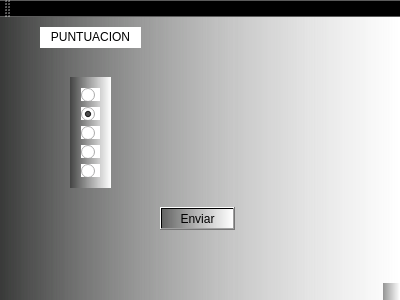
<?xml version="1.0" encoding="UTF-8"?>
<ui version="4.0">
 <class>MainWindow</class>
 <widget class="QMainWindow" name="MainWindow">
  <property name="geometry">
   <rect>
    <x>0</x>
    <y>0</y>
    <width>400</width>
    <height>300</height>
   </rect>
  </property>
  <property name="windowTitle">
   <string>MainWindow</string>
  </property>
  <property name="styleSheet">
   <string notr="true">background-color: qlineargradient(spread:pad, x1:0, y1:0, x2:1, y2:0, stop:0 rgba(11, 12, 11, 109), stop:1 rgba(255, 255, 255, 255));</string>
  </property>
  <widget class="QWidget" name="centralWidget">
   <widget class="QWidget" name="layoutWidget">
    <property name="geometry">
     <rect>
      <x>70</x>
      <y>60</y>
      <width>41</width>
      <height>111</height>
     </rect>
    </property>
    <layout class="QVBoxLayout" name="verticalLayout">
     <item>
      <widget class="QRadioButton" name="rb1">
       <property name="styleSheet">
        <string notr="true">background-color: rgb(170, 255, 255);
background-color: rgb(255, 255, 255);</string>
       </property>
       <property name="text">
        <string>0</string>
       </property>
      </widget>
     </item>
     <item>
      <widget class="QRadioButton" name="rb2">
       <property name="styleSheet">
        <string notr="true">background-color: rgb(255, 255, 255);</string>
       </property>
       <property name="text">
        <string>1</string>
       </property>
       <property name="checked">
        <bool>true</bool>
       </property>
      </widget>
     </item>
     <item>
      <widget class="QRadioButton" name="rb3">
       <property name="styleSheet">
        <string notr="true">background-color: rgb(255, 255, 255);</string>
       </property>
       <property name="text">
        <string>2</string>
       </property>
      </widget>
     </item>
     <item>
      <widget class="QRadioButton" name="rb4">
       <property name="styleSheet">
        <string notr="true">background-color: rgb(255, 255, 255);</string>
       </property>
       <property name="text">
        <string>3</string>
       </property>
      </widget>
     </item>
     <item>
      <widget class="QRadioButton" name="rb5">
       <property name="styleSheet">
        <string notr="true">background-color: rgb(255, 255, 255);</string>
       </property>
       <property name="text">
        <string>4</string>
       </property>
      </widget>
     </item>
    </layout>
   </widget>
   <widget class="QLabel" name="label_2">
    <property name="geometry">
     <rect>
      <x>40</x>
      <y>10</y>
      <width>101</width>
      <height>21</height>
     </rect>
    </property>
    <property name="styleSheet">
     <string notr="true">background-color: rgb(255, 255, 255);
font: 10pt &quot;Rockwell&quot;;</string>
    </property>
    <property name="text">
     <string>&lt;html&gt;&lt;head/&gt;&lt;body&gt;&lt;p align=&quot;center&quot;&gt;PUNTUACION&lt;/p&gt;&lt;/body&gt;&lt;/html&gt;</string>
    </property>
   </widget>
   <widget class="QPushButton" name="pushButton_2">
    <property name="geometry">
     <rect>
      <x>160</x>
      <y>190</y>
      <width>75</width>
      <height>23</height>
     </rect>
    </property>
    <property name="text">
     <string>Enviar</string>
    </property>
   </widget>
  </widget>
  <widget class="QMenuBar" name="menuBar">
   <property name="geometry">
    <rect>
     <x>0</x>
     <y>0</y>
     <width>400</width>
     <height>21</height>
    </rect>
   </property>
  </widget>
  <widget class="QToolBar" name="mainToolBar">
   <attribute name="toolBarArea">
    <enum>TopToolBarArea</enum>
   </attribute>
   <attribute name="toolBarBreak">
    <bool>false</bool>
   </attribute>
  </widget>
  <widget class="QStatusBar" name="statusBar"/>
 </widget>
 <layoutdefault spacing="6" margin="11"/>
 <resources/>
 <connections/>
</ui>
